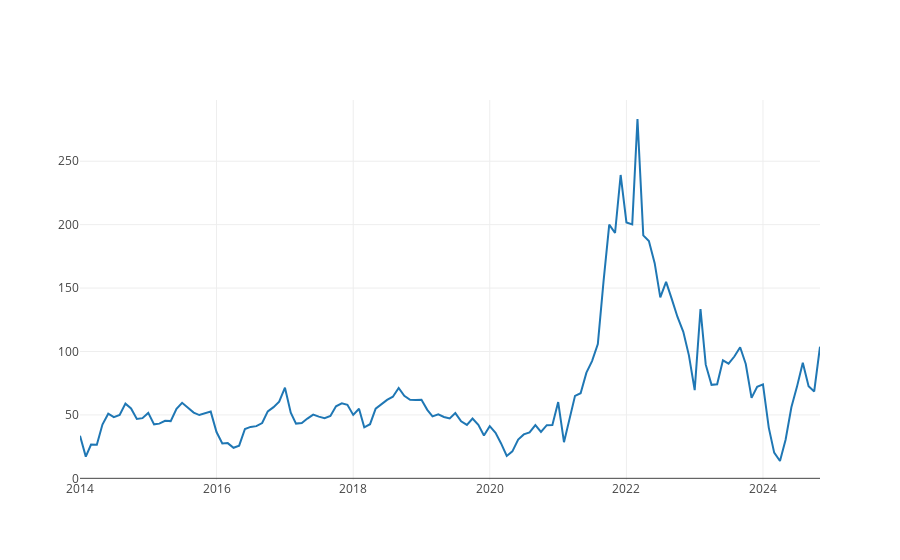

The notebook cell this image was saved under:
### Code cell
def analisisPrecioMensual (df: DataFrame): Unit = {
    //Calculamos la generacion total por año
    val evolucionPrecio = df
      .select($"FechaDia", $"PrecioMercado_€")
      .groupBy(date_format(col("FechaDia"), "yyyy-MM").as("FechaMes"))
      .agg(avg("PrecioMercado_€").as("Media_mensual_€"))
      .orderBy($"FechaMes")
    
    
    //Pintamos la gráfica
    val fechas = evolucionPrecio.select("FechaMes").as[String].collect.toSeq
    val precioMensual = evolucionPrecio.select("Media_mensual_€").as[Double].collect.toSeq
    val evolucionMercadosMensualmente = Scatter(fechas, precioMensual, name = "Precio Mercados en €")

    val data = Seq(evolucionMercadosMensualmente)
    
    plot(data)
    
}
analisisPrecioMensual(datosConsulta2)

### Figure 1 — Plotly figure (JSON) as saved in the notebook; plotly's stock layout.template omitted (floating-point values rounded to 4 significant figures; data arrays with more than 128 entries replaced by an {"elided": "..."} marker saying what was removed)
{"data": [{"name": "Precio Mercados en €", "type": "scatter", "x": {"elided": "131 str values"}, "y": {"elided": "131 float values"}}], "layout": {"autosize": true, "xaxis": {"autorange": true, "range": ["2014-01-01", "2024-11-01"], "type": "date"}, "yaxis": {"autorange": true, "range": [-1.31, 298.3], "type": "linear"}}}
